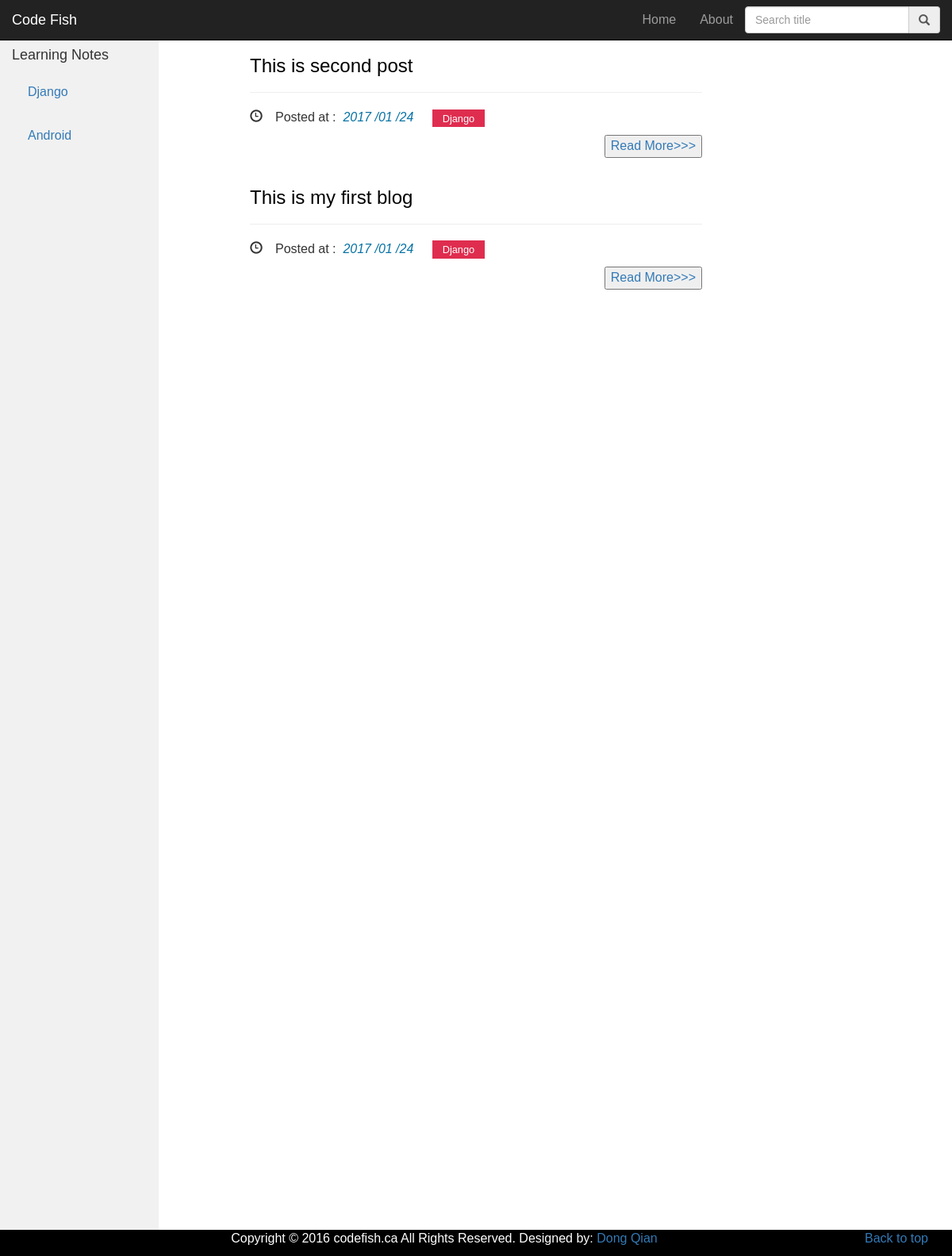
Before: /category/Django/ with the older database file.
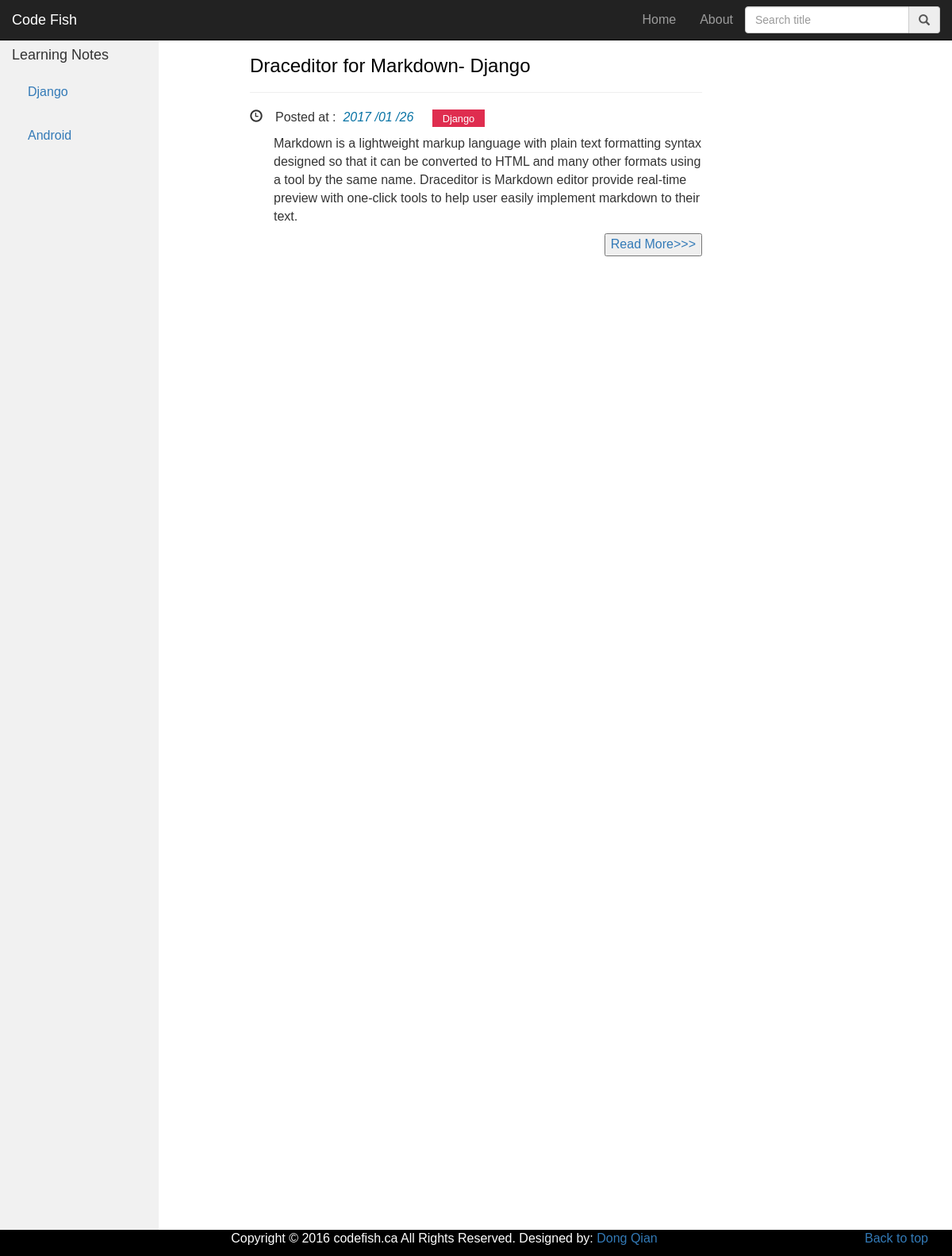
After: the same page with the newer database file.
### article/models.py (models this page shows, shortened)
class Article(models.Model) :
    title = models.CharField(max_length = 100)
    category = models.CharField(max_length = 50, blank = True)
    shortDes = models.CharField(blank=True, max_length=500)
    date_time = models.DateTimeField(auto_now_add = True)
    content = models.TextField(blank = True, null = True)
    slug = models.SlugField(max_length=100, unique=True, db_index=True)
    class Meta:
        ordering = ['-date_time']

### article/views.py (the view)
# urls.py: url(r'^category/(?P<tag>\w+)/$', views.search_tag, name='search_tag'),
def search_tag(request, tag):
    try:
        post_list = Article.objects.filter(category__iexact=tag)
    except Article.DoesNotExist:
        raise Http404
    context = {
        'post_list': post_list
    }
    return render(request, 'search_tag.html', context)

### templates/search_tag.html
{% extends "base.html" %}
{% load dractags %}
{% block content %}
<div>
    {% for post in post_list %}
        <h3><a class="title" href="{% url "detail" slug=post.slug %}">{{ post.title }}</a></h3><hr>
        <p>
            <span class="glyphicon glyphicon-time">&nbsp;</span>Posted at : <a class="time"  href="#">&nbsp;{{ post.date_time|date:"Y /m /d"}}</a>&nbsp;&nbsp;&nbsp;&nbsp;
            <a  class="category" href="{% url "search_tag" tag=post.category %}">{{ post.category }}</a>
        </p>
        <p class="left30">{{ post.shortDes|safe_markdown}}</p>
        <button class="pull-right"><a href="{% url "detail" slug=post.slug%}">Read More>>> </a></button>
        <br><br>
    {% endfor %}
</div>
{% endblock %}

Changed rows visible on the page:
removed Article: title "This is second post", date_time "2017 /01 /24", category "Django"
removed Article: title "This is my first blog", date_time "2017 /01 /24", category "Django"
added Article: title "Draceditor for Markdown- Django", date_time "2017 /01 /26", category "Django", shortDes "Markdown is a lightweight markup language with plain text formatting syntax designed so that it can be converted to HTML and many other formats using a tool by the same name. Draceditor is Markdown editor provide real-time preview with one-click tools to help user easily implement markdown to their text."
